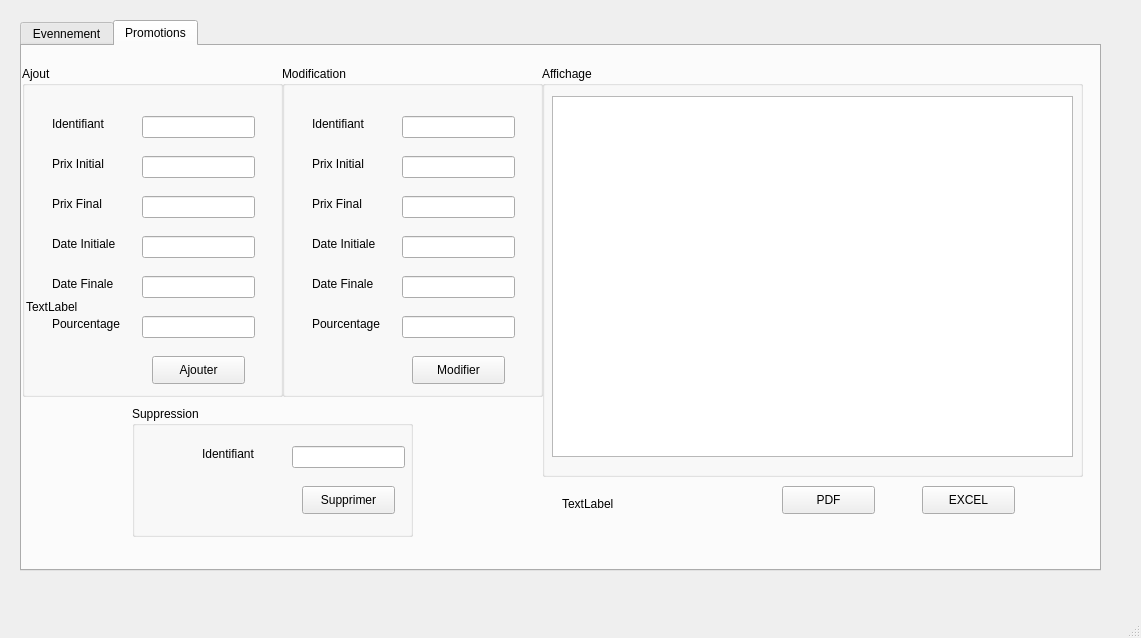
<?xml version="1.0" encoding="UTF-8"?>
<ui version="4.0">
 <class>MainWindow</class>
 <widget class="QMainWindow" name="MainWindow">
  <property name="geometry">
   <rect>
    <x>0</x>
    <y>0</y>
    <width>1141</width>
    <height>638</height>
   </rect>
  </property>
  <property name="windowTitle">
   <string>MainWindow</string>
  </property>
  <widget class="QWidget" name="centralwidget">
   <widget class="QTabWidget" name="tabWidget">
    <property name="geometry">
     <rect>
      <x>20</x>
      <y>20</y>
      <width>1081</width>
      <height>551</height>
     </rect>
    </property>
    <property name="currentIndex">
     <number>1</number>
    </property>
    <widget class="QWidget" name="tab">
     <attribute name="title">
      <string>Evennement</string>
     </attribute>
     <widget class="QGroupBox" name="groupBox">
      <property name="geometry">
       <rect>
        <x>20</x>
        <y>10</y>
        <width>461</width>
        <height>201</height>
       </rect>
      </property>
      <property name="title">
       <string>Ajout</string>
      </property>
      <widget class="QLabel" name="label">
       <property name="geometry">
        <rect>
         <x>30</x>
         <y>50</y>
         <width>71</width>
         <height>16</height>
        </rect>
       </property>
       <property name="text">
        <string>Identifiant</string>
       </property>
      </widget>
      <widget class="QLabel" name="label_2">
       <property name="geometry">
        <rect>
         <x>30</x>
         <y>90</y>
         <width>55</width>
         <height>16</height>
        </rect>
       </property>
       <property name="text">
        <string>Nom</string>
       </property>
      </widget>
      <widget class="QLabel" name="label_3">
       <property name="geometry">
        <rect>
         <x>30</x>
         <y>130</y>
         <width>71</width>
         <height>16</height>
        </rect>
       </property>
       <property name="text">
        <string>Date Debut</string>
       </property>
      </widget>
      <widget class="QLineEdit" name="le_id">
       <property name="geometry">
        <rect>
         <x>140</x>
         <y>50</y>
         <width>113</width>
         <height>22</height>
        </rect>
       </property>
      </widget>
      <widget class="QLineEdit" name="le_nom">
       <property name="geometry">
        <rect>
         <x>140</x>
         <y>90</y>
         <width>113</width>
         <height>22</height>
        </rect>
       </property>
      </widget>
      <widget class="QLineEdit" name="le_Date_Debut">
       <property name="geometry">
        <rect>
         <x>140</x>
         <y>130</y>
         <width>113</width>
         <height>22</height>
        </rect>
       </property>
      </widget>
      <widget class="QPushButton" name="pb_ajouter">
       <property name="geometry">
        <rect>
         <x>290</x>
         <y>100</y>
         <width>93</width>
         <height>28</height>
        </rect>
       </property>
       <property name="text">
        <string>Ajouter</string>
       </property>
      </widget>
      <widget class="QLabel" name="label_9">
       <property name="geometry">
        <rect>
         <x>30</x>
         <y>170</y>
         <width>71</width>
         <height>16</height>
        </rect>
       </property>
       <property name="text">
        <string>Date Fin</string>
       </property>
      </widget>
      <widget class="QLineEdit" name="le_Date_Fin">
       <property name="geometry">
        <rect>
         <x>140</x>
         <y>170</y>
         <width>113</width>
         <height>22</height>
        </rect>
       </property>
      </widget>
     </widget>
     <widget class="QGroupBox" name="groupBox_Nom_event">
      <property name="geometry">
       <rect>
        <x>520</x>
        <y>20</y>
        <width>521</width>
        <height>471</height>
       </rect>
      </property>
      <property name="title">
       <string>Affichage</string>
      </property>
      <widget class="QTableView" name="tab_etudiant">
       <property name="geometry">
        <rect>
         <x>10</x>
         <y>80</y>
         <width>501</width>
         <height>311</height>
        </rect>
       </property>
      </widget>
      <widget class="QLineEdit" name="rechercher_event">
       <property name="geometry">
        <rect>
         <x>20</x>
         <y>40</y>
         <width>131</width>
         <height>22</height>
        </rect>
       </property>
      </widget>
      <widget class="QPushButton" name="pb_recherche_event">
       <property name="geometry">
        <rect>
         <x>160</x>
         <y>40</y>
         <width>93</width>
         <height>28</height>
        </rect>
       </property>
       <property name="text">
        <string>Rechercher</string>
       </property>
      </widget>
      <widget class="QRadioButton" name="radioButton_nom_event">
       <property name="geometry">
        <rect>
         <x>70</x>
         <y>410</y>
         <width>95</width>
         <height>20</height>
        </rect>
       </property>
       <property name="text">
        <string>Nom </string>
       </property>
      </widget>
      <widget class="QRadioButton" name="radioButton_id_event">
       <property name="geometry">
        <rect>
         <x>70</x>
         <y>430</y>
         <width>95</width>
         <height>20</height>
        </rect>
       </property>
       <property name="text">
        <string>Id</string>
       </property>
      </widget>
      <widget class="QLabel" name="label_23">
       <property name="geometry">
        <rect>
         <x>10</x>
         <y>410</y>
         <width>61</width>
         <height>16</height>
        </rect>
       </property>
       <property name="text">
        <string>Trie : </string>
       </property>
      </widget>
      <widget class="QRadioButton" name="radioButton_DateDebut_event">
       <property name="geometry">
        <rect>
         <x>150</x>
         <y>410</y>
         <width>95</width>
         <height>20</height>
        </rect>
       </property>
       <property name="text">
        <string>Date Debut</string>
       </property>
      </widget>
      <widget class="QRadioButton" name="radioButton_DateFin_event">
       <property name="geometry">
        <rect>
         <x>150</x>
         <y>430</y>
         <width>95</width>
         <height>20</height>
        </rect>
       </property>
       <property name="text">
        <string>Date Fin</string>
       </property>
      </widget>
     </widget>
     <widget class="QGroupBox" name="groupBox_3">
      <property name="geometry">
       <rect>
        <x>20</x>
        <y>430</y>
        <width>461</width>
        <height>71</height>
       </rect>
      </property>
      <property name="title">
       <string>Suppression</string>
      </property>
      <widget class="QLabel" name="label_7">
       <property name="geometry">
        <rect>
         <x>40</x>
         <y>30</y>
         <width>61</width>
         <height>16</height>
        </rect>
       </property>
       <property name="text">
        <string>Identifiant</string>
       </property>
      </widget>
      <widget class="QLineEdit" name="le_id_supp">
       <property name="geometry">
        <rect>
         <x>120</x>
         <y>30</y>
         <width>113</width>
         <height>22</height>
        </rect>
       </property>
      </widget>
      <widget class="QPushButton" name="pb_supprimer">
       <property name="geometry">
        <rect>
         <x>280</x>
         <y>30</y>
         <width>93</width>
         <height>28</height>
        </rect>
       </property>
       <property name="text">
        <string>Supprimer</string>
       </property>
      </widget>
     </widget>
     <widget class="QGroupBox" name="groupBox_7">
      <property name="geometry">
       <rect>
        <x>20</x>
        <y>220</y>
        <width>461</width>
        <height>201</height>
       </rect>
      </property>
      <property name="title">
       <string>Modification</string>
      </property>
      <widget class="QLabel" name="label_11">
       <property name="geometry">
        <rect>
         <x>30</x>
         <y>50</y>
         <width>71</width>
         <height>16</height>
        </rect>
       </property>
       <property name="text">
        <string>Identifiant</string>
       </property>
      </widget>
      <widget class="QLabel" name="label_12">
       <property name="geometry">
        <rect>
         <x>30</x>
         <y>90</y>
         <width>55</width>
         <height>16</height>
        </rect>
       </property>
       <property name="text">
        <string>Nom</string>
       </property>
      </widget>
      <widget class="QLabel" name="label_13">
       <property name="geometry">
        <rect>
         <x>30</x>
         <y>130</y>
         <width>71</width>
         <height>16</height>
        </rect>
       </property>
       <property name="text">
        <string>Date Debut</string>
       </property>
      </widget>
      <widget class="QLineEdit" name="le_id_modifier">
       <property name="geometry">
        <rect>
         <x>140</x>
         <y>50</y>
         <width>113</width>
         <height>22</height>
        </rect>
       </property>
      </widget>
      <widget class="QLineEdit" name="le_nom_modifier">
       <property name="geometry">
        <rect>
         <x>140</x>
         <y>90</y>
         <width>113</width>
         <height>22</height>
        </rect>
       </property>
      </widget>
      <widget class="QLineEdit" name="le_Date_Debut_modifier">
       <property name="geometry">
        <rect>
         <x>140</x>
         <y>130</y>
         <width>113</width>
         <height>22</height>
        </rect>
       </property>
      </widget>
      <widget class="QPushButton" name="pb_modifier_event">
       <property name="geometry">
        <rect>
         <x>290</x>
         <y>100</y>
         <width>93</width>
         <height>28</height>
        </rect>
       </property>
       <property name="text">
        <string>Modifier</string>
       </property>
      </widget>
      <widget class="QLabel" name="label_14">
       <property name="geometry">
        <rect>
         <x>30</x>
         <y>170</y>
         <width>71</width>
         <height>16</height>
        </rect>
       </property>
       <property name="text">
        <string>Date Fin</string>
       </property>
      </widget>
      <widget class="QLineEdit" name="le_Date_Fin_modifier">
       <property name="geometry">
        <rect>
         <x>140</x>
         <y>170</y>
         <width>113</width>
         <height>22</height>
        </rect>
       </property>
      </widget>
     </widget>
    </widget>
    <widget class="QWidget" name="tab_2">
     <attribute name="title">
      <string>Promotions</string>
     </attribute>
     <widget class="QGroupBox" name="groupBox_4">
      <property name="geometry">
       <rect>
        <x>0</x>
        <y>20</y>
        <width>261</width>
        <height>331</height>
       </rect>
      </property>
      <property name="title">
       <string>Ajout</string>
      </property>
      <widget class="QLabel" name="label_4">
       <property name="geometry">
        <rect>
         <x>30</x>
         <y>50</y>
         <width>71</width>
         <height>16</height>
        </rect>
       </property>
       <property name="text">
        <string>Identifiant</string>
       </property>
      </widget>
      <widget class="QLabel" name="label_5">
       <property name="geometry">
        <rect>
         <x>30</x>
         <y>90</y>
         <width>71</width>
         <height>16</height>
        </rect>
       </property>
       <property name="text">
        <string>Prix Initial</string>
       </property>
      </widget>
      <widget class="QLabel" name="label_6">
       <property name="geometry">
        <rect>
         <x>30</x>
         <y>130</y>
         <width>61</width>
         <height>16</height>
        </rect>
       </property>
       <property name="text">
        <string>Prix Final</string>
       </property>
      </widget>
      <widget class="QLineEdit" name="le_idpro">
       <property name="geometry">
        <rect>
         <x>120</x>
         <y>50</y>
         <width>113</width>
         <height>22</height>
        </rect>
       </property>
      </widget>
      <widget class="QLineEdit" name="le_prix_initial">
       <property name="geometry">
        <rect>
         <x>120</x>
         <y>90</y>
         <width>113</width>
         <height>22</height>
        </rect>
       </property>
      </widget>
      <widget class="QLineEdit" name="le_prix_final">
       <property name="geometry">
        <rect>
         <x>120</x>
         <y>130</y>
         <width>113</width>
         <height>22</height>
        </rect>
       </property>
      </widget>
      <widget class="QPushButton" name="pb_ajouterpro">
       <property name="geometry">
        <rect>
         <x>130</x>
         <y>290</y>
         <width>93</width>
         <height>28</height>
        </rect>
       </property>
       <property name="text">
        <string>Ajouter</string>
       </property>
      </widget>
      <widget class="QLabel" name="label_10">
       <property name="geometry">
        <rect>
         <x>30</x>
         <y>170</y>
         <width>71</width>
         <height>16</height>
        </rect>
       </property>
       <property name="text">
        <string>Date Initiale</string>
       </property>
      </widget>
      <widget class="QLineEdit" name="le_date_initiale">
       <property name="geometry">
        <rect>
         <x>120</x>
         <y>170</y>
         <width>113</width>
         <height>22</height>
        </rect>
       </property>
      </widget>
      <widget class="QLabel" name="label_15">
       <property name="geometry">
        <rect>
         <x>30</x>
         <y>210</y>
         <width>71</width>
         <height>16</height>
        </rect>
       </property>
       <property name="text">
        <string>Date Finale</string>
       </property>
      </widget>
      <widget class="QLineEdit" name="le_date_finale">
       <property name="geometry">
        <rect>
         <x>120</x>
         <y>210</y>
         <width>113</width>
         <height>22</height>
        </rect>
       </property>
      </widget>
      <widget class="QLabel" name="label_16">
       <property name="geometry">
        <rect>
         <x>30</x>
         <y>250</y>
         <width>81</width>
         <height>16</height>
        </rect>
       </property>
       <property name="text">
        <string>Pourcentage</string>
       </property>
      </widget>
      <widget class="QLineEdit" name="le_pourcentage">
       <property name="geometry">
        <rect>
         <x>120</x>
         <y>250</y>
         <width>113</width>
         <height>22</height>
        </rect>
       </property>
      </widget>
     </widget>
     <widget class="QGroupBox" name="groupBox_5">
      <property name="geometry">
       <rect>
        <x>110</x>
        <y>360</y>
        <width>281</width>
        <height>131</height>
       </rect>
      </property>
      <property name="title">
       <string>Suppression</string>
      </property>
      <widget class="QLabel" name="label_8">
       <property name="geometry">
        <rect>
         <x>70</x>
         <y>40</y>
         <width>71</width>
         <height>16</height>
        </rect>
       </property>
       <property name="text">
        <string>Identifiant</string>
       </property>
      </widget>
      <widget class="QLineEdit" name="le_id_supp_2">
       <property name="geometry">
        <rect>
         <x>160</x>
         <y>40</y>
         <width>113</width>
         <height>22</height>
        </rect>
       </property>
      </widget>
      <widget class="QPushButton" name="pb_supprimer_2">
       <property name="geometry">
        <rect>
         <x>170</x>
         <y>80</y>
         <width>93</width>
         <height>28</height>
        </rect>
       </property>
       <property name="text">
        <string>Supprimer</string>
       </property>
      </widget>
     </widget>
     <widget class="QGroupBox" name="groupBox_6">
      <property name="geometry">
       <rect>
        <x>520</x>
        <y>20</y>
        <width>541</width>
        <height>411</height>
       </rect>
      </property>
      <property name="title">
       <string>Affichage</string>
      </property>
      <widget class="QTableView" name="tab_promotion">
       <property name="geometry">
        <rect>
         <x>10</x>
         <y>30</y>
         <width>521</width>
         <height>361</height>
        </rect>
       </property>
      </widget>
     </widget>
     <widget class="QGroupBox" name="groupBox_8">
      <property name="geometry">
       <rect>
        <x>260</x>
        <y>20</y>
        <width>261</width>
        <height>331</height>
       </rect>
      </property>
      <property name="title">
       <string>Modification</string>
      </property>
      <widget class="QLabel" name="label_17">
       <property name="geometry">
        <rect>
         <x>30</x>
         <y>50</y>
         <width>71</width>
         <height>16</height>
        </rect>
       </property>
       <property name="text">
        <string>Identifiant</string>
       </property>
      </widget>
      <widget class="QLabel" name="label_18">
       <property name="geometry">
        <rect>
         <x>30</x>
         <y>90</y>
         <width>71</width>
         <height>16</height>
        </rect>
       </property>
       <property name="text">
        <string>Prix Initial</string>
       </property>
      </widget>
      <widget class="QLabel" name="label_19">
       <property name="geometry">
        <rect>
         <x>30</x>
         <y>130</y>
         <width>61</width>
         <height>16</height>
        </rect>
       </property>
       <property name="text">
        <string>Prix Final</string>
       </property>
      </widget>
      <widget class="QLineEdit" name="id_modifier_promotion">
       <property name="geometry">
        <rect>
         <x>120</x>
         <y>50</y>
         <width>113</width>
         <height>22</height>
        </rect>
       </property>
      </widget>
      <widget class="QLineEdit" name="Prix_initial_modifier">
       <property name="geometry">
        <rect>
         <x>120</x>
         <y>90</y>
         <width>113</width>
         <height>22</height>
        </rect>
       </property>
      </widget>
      <widget class="QLineEdit" name="Prix_final_modifier">
       <property name="geometry">
        <rect>
         <x>120</x>
         <y>130</y>
         <width>113</width>
         <height>22</height>
        </rect>
       </property>
      </widget>
      <widget class="QPushButton" name="pb_modifier_promotion">
       <property name="geometry">
        <rect>
         <x>130</x>
         <y>290</y>
         <width>93</width>
         <height>28</height>
        </rect>
       </property>
       <property name="text">
        <string>Modifier</string>
       </property>
      </widget>
      <widget class="QLabel" name="label_20">
       <property name="geometry">
        <rect>
         <x>30</x>
         <y>170</y>
         <width>71</width>
         <height>16</height>
        </rect>
       </property>
       <property name="text">
        <string>Date Initiale</string>
       </property>
      </widget>
      <widget class="QLineEdit" name="Date_initiale_modifier">
       <property name="geometry">
        <rect>
         <x>120</x>
         <y>170</y>
         <width>113</width>
         <height>22</height>
        </rect>
       </property>
      </widget>
      <widget class="QLabel" name="label_21">
       <property name="geometry">
        <rect>
         <x>30</x>
         <y>210</y>
         <width>71</width>
         <height>16</height>
        </rect>
       </property>
       <property name="text">
        <string>Date Finale</string>
       </property>
      </widget>
      <widget class="QLineEdit" name="Date_finale_modifier_promotion">
       <property name="geometry">
        <rect>
         <x>120</x>
         <y>210</y>
         <width>113</width>
         <height>22</height>
        </rect>
       </property>
      </widget>
      <widget class="QLabel" name="label_22">
       <property name="geometry">
        <rect>
         <x>30</x>
         <y>250</y>
         <width>81</width>
         <height>16</height>
        </rect>
       </property>
       <property name="text">
        <string>Pourcentage</string>
       </property>
      </widget>
      <widget class="QLineEdit" name="pourcentage_modifier_promotion">
       <property name="geometry">
        <rect>
         <x>120</x>
         <y>250</y>
         <width>113</width>
         <height>22</height>
        </rect>
       </property>
      </widget>
     </widget>
     <widget class="QPushButton" name="excel">
      <property name="geometry">
       <rect>
        <x>900</x>
        <y>440</y>
        <width>93</width>
        <height>28</height>
       </rect>
      </property>
      <property name="text">
       <string>EXCEL</string>
      </property>
     </widget>
     <widget class="QPushButton" name="PDF">
      <property name="geometry">
       <rect>
        <x>760</x>
        <y>440</y>
        <width>93</width>
        <height>28</height>
       </rect>
      </property>
      <property name="text">
       <string>PDF</string>
      </property>
     </widget>
     <widget class="QLabel" name="label_24">
      <property name="geometry">
       <rect>
        <x>4</x>
        <y>5</y>
        <width>1071</width>
        <height>511</height>
       </rect>
      </property>
      <property name="styleSheet">
       <string notr="true">background-color:tranparent;

border-image:url(:/img/fatma.jpg);

background:none;

border:none;

background-repeat:none;</string>
      </property>
      <property name="text">
       <string>TextLabel</string>
      </property>
     </widget>
     <widget class="QLabel" name="insert_try">
      <property name="geometry">
       <rect>
        <x>540</x>
        <y>450</y>
        <width>55</width>
        <height>16</height>
       </rect>
      </property>
      <property name="text">
       <string>TextLabel</string>
      </property>
     </widget>
     <zorder>label_24</zorder>
     <zorder>groupBox_4</zorder>
     <zorder>groupBox_5</zorder>
     <zorder>groupBox_6</zorder>
     <zorder>groupBox_8</zorder>
     <zorder>excel</zorder>
     <zorder>PDF</zorder>
     <zorder>insert_try</zorder>
    </widget>
   </widget>
  </widget>
  <widget class="QMenuBar" name="menubar">
   <property name="geometry">
    <rect>
     <x>0</x>
     <y>0</y>
     <width>1141</width>
     <height>26</height>
    </rect>
   </property>
  </widget>
  <widget class="QStatusBar" name="statusbar"/>
 </widget>
 <resources/>
 <connections/>
</ui>
